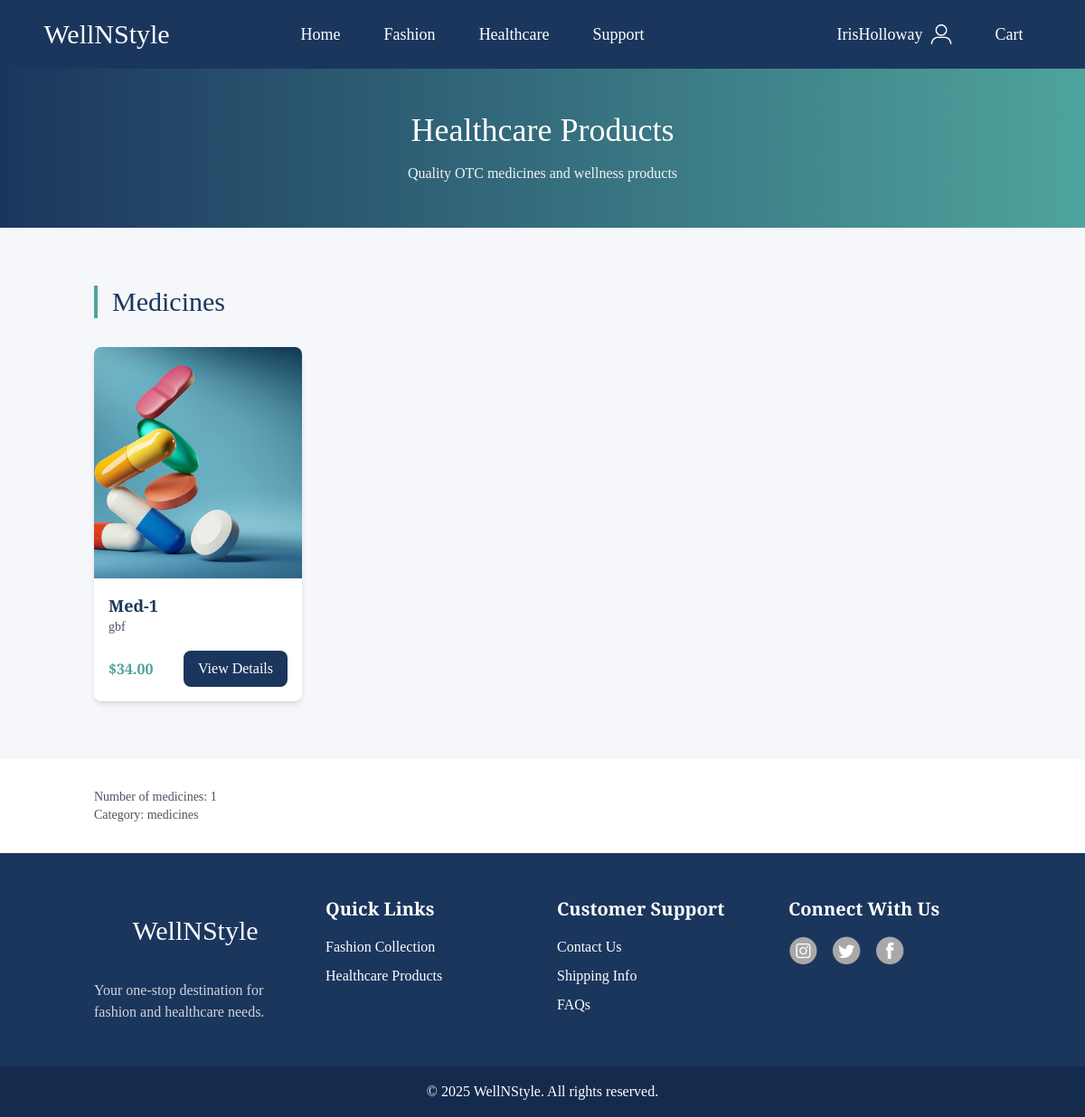
The app's page /medicine/ (signed in) with its own data.
### ecom/models.py (models this page shows, shortened)
class Product(models.Model):
    name = models.CharField(max_length=255)
    description = models.TextField()
    price = models.DecimalField(max_digits=10, decimal_places=2)
    category = models.ForeignKey(Category, on_delete=models.CASCADE)
    image = models.ImageField(upload_to='product/img')
    stock_quantity = models.IntegerField()

### ecom/views.py (the view)
# urls.py: path('medicine/', medicine, name='medicine'),
def medicine(request):
    try:
        medicines_category = Category.objects.get(name="medicines")
        medicine_products = Product.objects.filter(category=medicines_category)
        return render(request, 'ecom/medicine.html', {
            "otcMed": medicine_products,
        })
    except Category.DoesNotExist:
        return render(request, 'ecom/medicine.html', {
            "otcMed": [],
        })

### ecom/templates/ecom/medicine.html (shortened to what this page needs)
{% extends 'ecom/base.html' %}
{% load static %}
{% block body %}
<div class="bg-gradient-to-r from-[#1B365D] to-[#4FA49D] py-12">
    <h1 class="text-4xl text-center text-white mb-4">Healthcare Products</h1>
    <p class="text-center text-gray-100">Quality OTC medicines and wellness products</p>
</div>
<section class="py-16 bg-[#F5F7FA]">
    <div class="container mx-auto px-4">
        <h2 class="text-3xl text-[#1B365D] mb-8 pl-4 border-l-4 border-[#4FA49D]">Medicines</h2>
        {% if otcMed %}
        <div class="grid grid-cols-1 md:grid-cols-3 lg:grid-cols-4 gap-6">
            {% for product in otcMed %}
            <div class="bg-white rounded-lg shadow-md overflow-hidden hover:shadow-xl transition-shadow">
                <a href="{% url 'product' product.id %}">
                    <img class="w-full h-64 object-cover" src="/media/{{product.image}}" alt="{{product.name}}">
                    <div class="p-4">
                        <h3 class="text-lg font-semibold text-[#1B365D]">{{product.name}}</h3>
                        <p class="text-gray-600 text-sm mb-2">{{product.description|truncatechars:100}}</p>
                        <div class="flex justify-between items-center mt-4">
                            <span class="text-[#4FA49D] font-bold">${{product.price}}</span>
                            <button class="bg-[#1B365D] text-white px-4 py-2 rounded-lg hover:bg-[#4FA49D] transition-colors">
                                View Details
                            </button>
                        </div>
                    </div>
                </a>
            </div>
            {% endfor %}
        </div>
        {% else %}
        <div class="text-center py-8">
            <p class="text-gray-600">No medicine products available at the moment.</p>
        </div>
        {% endif %}
    </div>
</section>
<div class="container mx-auto px-4 py-8 text-sm text-gray-600">
    <p>Number of medicines: {{ otcMed|length }}</p>
    <p>Category: medicines</p>
</div>
{% endblock %}

### ecom/templates/ecom/base.html (shortened to what this page needs)
{% load static %}
<!DOCTYPE html>
<html lang="en">
<head>
    <link rel="stylesheet" href="{% static './css/style.css' %}">
    <script src="https://cdn.tailwindcss.com"></script>
</head>
<body>
    <nav class="flex justify-around text-lg bg-[#1B365D] text-white shadow-lg">
        <ul>
            <li class="text-3xl text-center py-5">WellNStyle</li>
        </ul>
        <ul class="flex px-6 mr-12 items-center">
            <li class="hover:bg-[#4FA49D] transition-colors cursor-pointer px-6 py-6"><a href="/">Home</a></li>
            <li class="group relative hover:bg-[#4FA49D] transition-colors cursor-pointer px-6 py-6">
                <a href="/collection/">Fashion</a>
            </li>
            <li class="group relative hover:bg-[#4FA49D] transition-colors cursor-pointer px-6 py-6">
                <a href="{% url 'healthcare' %}">Healthcare</a>
            </li>
            <li class="hover:bg-[#4FA49D] transition-colors cursor-pointer px-6 py-6"><a href="/customercare/">Support</a></li>
        </ul>
        {% if user.is_authenticated %}
            <ul class="flex justify-center items-center">
                <li class="text-center px-5"><a href="/account/" class="flex items-center"><span>{{request.user}}</span><img src="/media/download.png" class="h-8 px-1"></a></li>
                <li class="hover:bg-[#4FA49D] transition-colors cursor-pointer px-5 py-6"><a href="/cart/">Cart</a></li>
            </ul>
        {% else %}
            <ul class="flex items-center">
                <li class="hover:text-gray-200 hover:underline cursor-pointer px-10 py-6"><a href="/loginpg/">Log In</a></li>
                <li class="hover:text-gray-200 hover:underline cursor-pointer px-10 py-6">Cart - </li>
            </ul>
        {% endif %}
    </nav>
    {% block body %}
    {% endblock %}
    <footer class="bg-[#1B365D] text-white">
        <div class="container mx-auto py-12 px-4 grid grid-cols-4 gap-8">
            <div>
                <p class="text-3xl text-center py-5"> WellNStyle </p>
                <p class="mt-4 text-gray-300">Your one-stop destination for fashion and healthcare needs.</p>
            </div>
            <div>
                <h3 class="text-xl font-semibold mb-4">Quick Links</h3>
                <ul class="space-y-2">
                    <li><a href="/collection/#fashion" class="hover:text-[#4FA49D]">Fashion Collection</a></li>
                    <li><a href="/collection/#healthcare" class="hover:text-[#4FA49D]">Healthcare Products</a></li>
                </ul>
            </div>
            <div>
                <h3 class="text-xl font-semibold mb-4">Customer Support</h3>
                <ul class="space-y-2">
                    <li><a href="/customercare/" class="hover:text-[#4FA49D]">Contact Us</a></li>
                    <li><a href="/customercare/" class="hover:text-[#4FA49D]">Shipping Info</a></li>
                    <li><a href="/customercare/" class="hover:text-[#4FA49D]">FAQs</a></li>
                </ul>
            </div>
            <div>
                <h3 class="text-xl font-semibold mb-4">Connect With Us</h3>
                <div class="flex space-x-4">
                    <a href="#" class="hover:opacity-75"><img class="w-8" src="{% static './img/ig.png' %}" alt="Instagram"></a>
                    <a href="#" class="hover:opacity-75"><img class="w-8" src="{% static './img/x.png' %}" alt="Twitter"></a>
                    <a href="#" class="hover:opacity-75"><img class="w-8" src="{% static './img/FB.png' %}" alt="Facebook"></a>
                </div>
            </div>
        </div>
        <div class="bg-[#152B4E] text-center py-4">
            <p>© 2025 WellNStyle. All rights reserved.</p>
        </div>
    </footer>
</body>
</html>

### ecom/static/css/style.css (style rules this page uses)
* { font-family: "Josefin Slab", serif; font-optical-sizing: auto; font-weight: 400; font-style: normal; }

### records on screen
Product: image (picture), name "Med-1", description "gbf", price "34.00"

### other values on screen
{{ request.user }} "IrisHolloway"
{{ otcMed|length }} "1"
